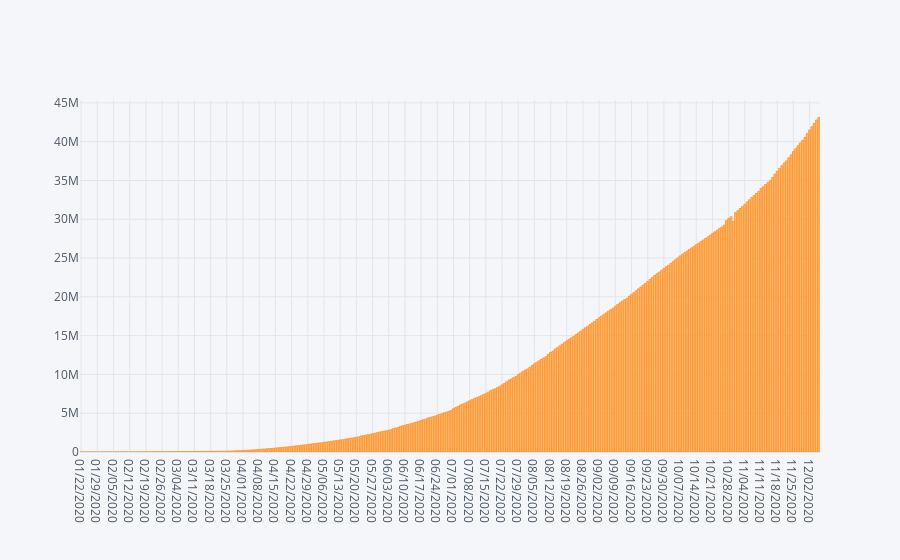

The notebook cell this image was saved under:
### Code cell
#visualizing using plotly
recovered_cases.iplot(kind = 'bar', x = 'Date', y = 'Recovered')

### Figure 1 — Plotly figure (JSON) as saved in the notebook; plotly's stock layout.template omitted (floating-point values rounded to 4 significant figures; data arrays with more than 128 entries replaced by an {"elided": "..."} marker saying what was removed)
{"data": [{"marker": {"color": "rgba(255, 153, 51, 0.6)", "line": {"color": "rgba(255, 153, 51, 1.0)", "width": 1}}, "name": "Recovered", "orientation": "v", "text": "", "type": "bar", "x": {"elided": "320 str values"}, "y": {"elided": "320 int values"}}], "layout": {"legend": {"bgcolor": "#F5F6F9", "font": {"color": "#4D5663"}}, "paper_bgcolor": "#F5F6F9", "plot_bgcolor": "#F5F6F9", "title": {"font": {"color": "#4D5663"}}, "xaxis": {"gridcolor": "#E1E5ED", "showgrid": true, "tickfont": {"color": "#4D5663"}, "title": {"font": {"color": "#4D5663"}, "text": ""}, "zerolinecolor": "#E1E5ED"}, "yaxis": {"gridcolor": "#E1E5ED", "showgrid": true, "tickfont": {"color": "#4D5663"}, "title": {"font": {"color": "#4D5663"}, "text": ""}, "zerolinecolor": "#E1E5ED"}}}
